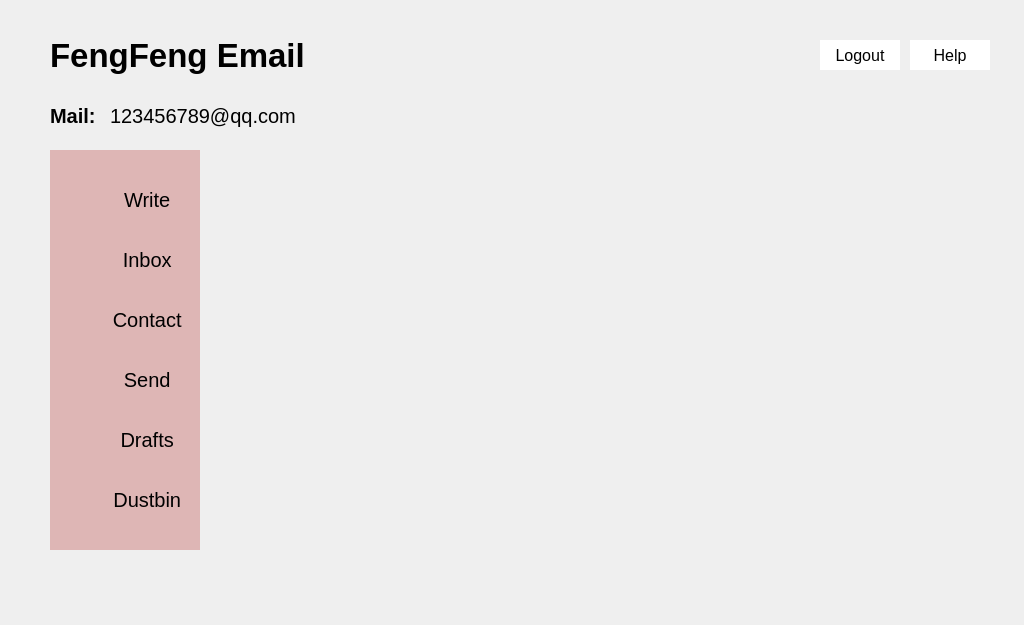
<?xml version="1.0" encoding="UTF-8"?>
<ui version="4.0">
 <class>Drafts</class>
 <widget class="QWidget" name="Drafts">
  <property name="geometry">
   <rect>
    <x>0</x>
    <y>0</y>
    <width>1024</width>
    <height>625</height>
   </rect>
  </property>
  <property name="minimumSize">
   <size>
    <width>1024</width>
    <height>625</height>
   </size>
  </property>
  <property name="maximumSize">
   <size>
    <width>1024</width>
    <height>625</height>
   </size>
  </property>
  <property name="windowTitle">
   <string>Drafts</string>
  </property>
  <widget class="QLabel" name="label_2">
   <property name="geometry">
    <rect>
     <x>110</x>
     <y>90</y>
     <width>211</width>
     <height>51</height>
    </rect>
   </property>
   <property name="font">
    <font>
     <pointsize>15</pointsize>
    </font>
   </property>
   <property name="text">
    <string>123456789@qq.com</string>
   </property>
  </widget>
  <widget class="QPushButton" name="Drafts_2">
   <property name="geometry">
    <rect>
     <x>50</x>
     <y>420</y>
     <width>150</width>
     <height>40</height>
    </rect>
   </property>
   <property name="font">
    <font>
     <pointsize>15</pointsize>
    </font>
   </property>
   <property name="focusPolicy">
    <enum>Qt::NoFocus</enum>
   </property>
   <property name="styleSheet">
    <string notr="true">background-image: url(:/jpg/draft.png);
border:0;</string>
   </property>
   <property name="text">
    <string>        Drafts</string>
   </property>
  </widget>
  <widget class="QListWidget" name="DraftList">
   <property name="geometry">
    <rect>
     <x>250</x>
     <y>150</y>
     <width>691</width>
     <height>401</height>
    </rect>
   </property>
   <property name="styleSheet">
    <string notr="true">background-color:rgba(0,0,0,0);</string>
   </property>
  </widget>
  <widget class="QPushButton" name="Contact">
   <property name="geometry">
    <rect>
     <x>50</x>
     <y>300</y>
     <width>150</width>
     <height>40</height>
    </rect>
   </property>
   <property name="font">
    <font>
     <pointsize>15</pointsize>
    </font>
   </property>
   <property name="focusPolicy">
    <enum>Qt::NoFocus</enum>
   </property>
   <property name="styleSheet">
    <string notr="true">background-image: url(:/jpg/contact.png);
border:0;</string>
   </property>
   <property name="text">
    <string>        Contact</string>
   </property>
  </widget>
  <widget class="QPushButton" name="Send">
   <property name="geometry">
    <rect>
     <x>50</x>
     <y>360</y>
     <width>150</width>
     <height>40</height>
    </rect>
   </property>
   <property name="font">
    <font>
     <pointsize>15</pointsize>
    </font>
   </property>
   <property name="focusPolicy">
    <enum>Qt::NoFocus</enum>
   </property>
   <property name="autoFillBackground">
    <bool>false</bool>
   </property>
   <property name="styleSheet">
    <string notr="true">background-image: url(:/jpg/send.png);
border:0;</string>
   </property>
   <property name="text">
    <string>        Send</string>
   </property>
  </widget>
  <widget class="QPushButton" name="Help">
   <property name="geometry">
    <rect>
     <x>910</x>
     <y>40</y>
     <width>80</width>
     <height>30</height>
    </rect>
   </property>
   <property name="font">
    <font>
     <pointsize>12</pointsize>
    </font>
   </property>
   <property name="focusPolicy">
    <enum>Qt::NoFocus</enum>
   </property>
   <property name="autoFillBackground">
    <bool>false</bool>
   </property>
   <property name="styleSheet">
    <string notr="true">background-color: rgb(255, 255, 255);
border:0;</string>
   </property>
   <property name="text">
    <string>Help</string>
   </property>
  </widget>
  <widget class="QLabel" name="label_3">
   <property name="geometry">
    <rect>
     <x>50</x>
     <y>100</y>
     <width>121</width>
     <height>31</height>
    </rect>
   </property>
   <property name="font">
    <font>
     <pointsize>15</pointsize>
     <weight>75</weight>
     <bold>true</bold>
    </font>
   </property>
   <property name="text">
    <string>Mail:</string>
   </property>
  </widget>
  <widget class="QPushButton" name="Inbox">
   <property name="geometry">
    <rect>
     <x>50</x>
     <y>240</y>
     <width>150</width>
     <height>40</height>
    </rect>
   </property>
   <property name="font">
    <font>
     <pointsize>15</pointsize>
    </font>
   </property>
   <property name="focusPolicy">
    <enum>Qt::NoFocus</enum>
   </property>
   <property name="styleSheet">
    <string notr="true">background-image: url(:/jpg/inbox.png);
border:0;</string>
   </property>
   <property name="text">
    <string>        Inbox</string>
   </property>
  </widget>
  <widget class="QPushButton" name="Logout">
   <property name="geometry">
    <rect>
     <x>820</x>
     <y>40</y>
     <width>80</width>
     <height>30</height>
    </rect>
   </property>
   <property name="font">
    <font>
     <pointsize>12</pointsize>
    </font>
   </property>
   <property name="focusPolicy">
    <enum>Qt::NoFocus</enum>
   </property>
   <property name="autoFillBackground">
    <bool>false</bool>
   </property>
   <property name="styleSheet">
    <string notr="true">
background-color: rgb(255, 255, 255);
border:0;</string>
   </property>
   <property name="text">
    <string>Logout</string>
   </property>
  </widget>
  <widget class="QLabel" name="label">
   <property name="geometry">
    <rect>
     <x>50</x>
     <y>30</y>
     <width>521</width>
     <height>51</height>
    </rect>
   </property>
   <property name="maximumSize">
    <size>
     <width>1024</width>
     <height>625</height>
    </size>
   </property>
   <property name="font">
    <font>
     <pointsize>25</pointsize>
     <weight>75</weight>
     <bold>true</bold>
    </font>
   </property>
   <property name="text">
    <string>FengFeng Email</string>
   </property>
  </widget>
  <widget class="QPushButton" name="Write">
   <property name="geometry">
    <rect>
     <x>50</x>
     <y>180</y>
     <width>150</width>
     <height>40</height>
    </rect>
   </property>
   <property name="font">
    <font>
     <pointsize>15</pointsize>
    </font>
   </property>
   <property name="focusPolicy">
    <enum>Qt::NoFocus</enum>
   </property>
   <property name="autoFillBackground">
    <bool>false</bool>
   </property>
   <property name="styleSheet">
    <string notr="true">background-image: url(:/jpg/write.png);
border:0px;</string>
   </property>
   <property name="text">
    <string>        Write</string>
   </property>
  </widget>
  <widget class="QPushButton" name="Dustbin">
   <property name="geometry">
    <rect>
     <x>50</x>
     <y>480</y>
     <width>150</width>
     <height>40</height>
    </rect>
   </property>
   <property name="font">
    <font>
     <pointsize>15</pointsize>
    </font>
   </property>
   <property name="focusPolicy">
    <enum>Qt::NoFocus</enum>
   </property>
   <property name="styleSheet">
    <string notr="true">background-image: url(:/jpg/dustbin.png);
border:0;</string>
   </property>
   <property name="text">
    <string>        Dustbin</string>
   </property>
  </widget>
  <widget class="QLabel" name="label_4">
   <property name="geometry">
    <rect>
     <x>50</x>
     <y>150</y>
     <width>150</width>
     <height>400</height>
    </rect>
   </property>
   <property name="autoFillBackground">
    <bool>false</bool>
   </property>
   <property name="styleSheet">
    <string notr="true">background-color: rgb(222, 182, 181);</string>
   </property>
   <property name="text">
    <string/>
   </property>
  </widget>
  <zorder>label_4</zorder>
  <zorder>label_2</zorder>
  <zorder>Drafts_2</zorder>
  <zorder>DraftList</zorder>
  <zorder>Contact</zorder>
  <zorder>Send</zorder>
  <zorder>Help</zorder>
  <zorder>label_3</zorder>
  <zorder>Inbox</zorder>
  <zorder>Logout</zorder>
  <zorder>label</zorder>
  <zorder>Write</zorder>
  <zorder>Dustbin</zorder>
 </widget>
 <resources/>
 <connections/>
</ui>
